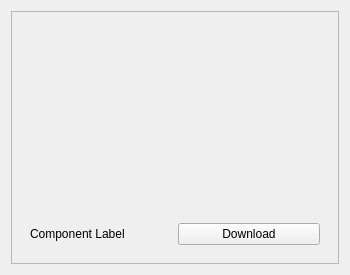
<?xml version="1.0" encoding="UTF-8"?>
<ui version="4.0">
 <class>ComponentItemView</class>
 <widget class="QWidget" name="ComponentItemView">
  <property name="geometry">
   <rect>
    <x>0</x>
    <y>0</y>
    <width>350</width>
    <height>275</height>
   </rect>
  </property>
  <property name="sizePolicy">
   <sizepolicy hsizetype="Minimum" vsizetype="Minimum">
    <horstretch>0</horstretch>
    <verstretch>0</verstretch>
   </sizepolicy>
  </property>
  <property name="minimumSize">
   <size>
    <width>350</width>
    <height>275</height>
   </size>
  </property>
  <property name="maximumSize">
   <size>
    <width>500</width>
    <height>400</height>
   </size>
  </property>
  <property name="windowTitle">
   <string>item_view</string>
  </property>
  <layout class="QVBoxLayout" name="verticalLayout">
   <item>
    <widget class="QFrame" name="frame">
     <property name="frameShape">
      <enum>QFrame::StyledPanel</enum>
     </property>
     <property name="frameShadow">
      <enum>QFrame::Raised</enum>
     </property>
     <layout class="QVBoxLayout" name="verticalLayout_3">
      <item>
       <widget class="Thumbnail" name="thumbnail" native="true">
        <layout class="QVBoxLayout" name="verticalLayout_2"/>
       </widget>
      </item>
      <item>
       <widget class="QWidget" name="bottomPanel" native="true">
        <property name="sizePolicy">
         <sizepolicy hsizetype="Preferred" vsizetype="Maximum">
          <horstretch>0</horstretch>
          <verstretch>0</verstretch>
         </sizepolicy>
        </property>
        <layout class="QHBoxLayout" name="horizontalLayout">
         <item>
          <widget class="QLabel" name="componentLabel">
           <property name="text">
            <string>Component Label</string>
           </property>
          </widget>
         </item>
         <item>
          <widget class="QPushButton" name="pushButton">
           <property name="text">
            <string>Download</string>
           </property>
          </widget>
         </item>
        </layout>
       </widget>
      </item>
     </layout>
    </widget>
   </item>
  </layout>
 </widget>
 <customwidgets>
  <customwidget>
   <class>Thumbnail</class>
   <extends>QWidget</extends>
   <header location="global">component_library/components/thumbnail</header>
   <container>1</container>
  </customwidget>
 </customwidgets>
 <resources/>
 <connections/>
</ui>
